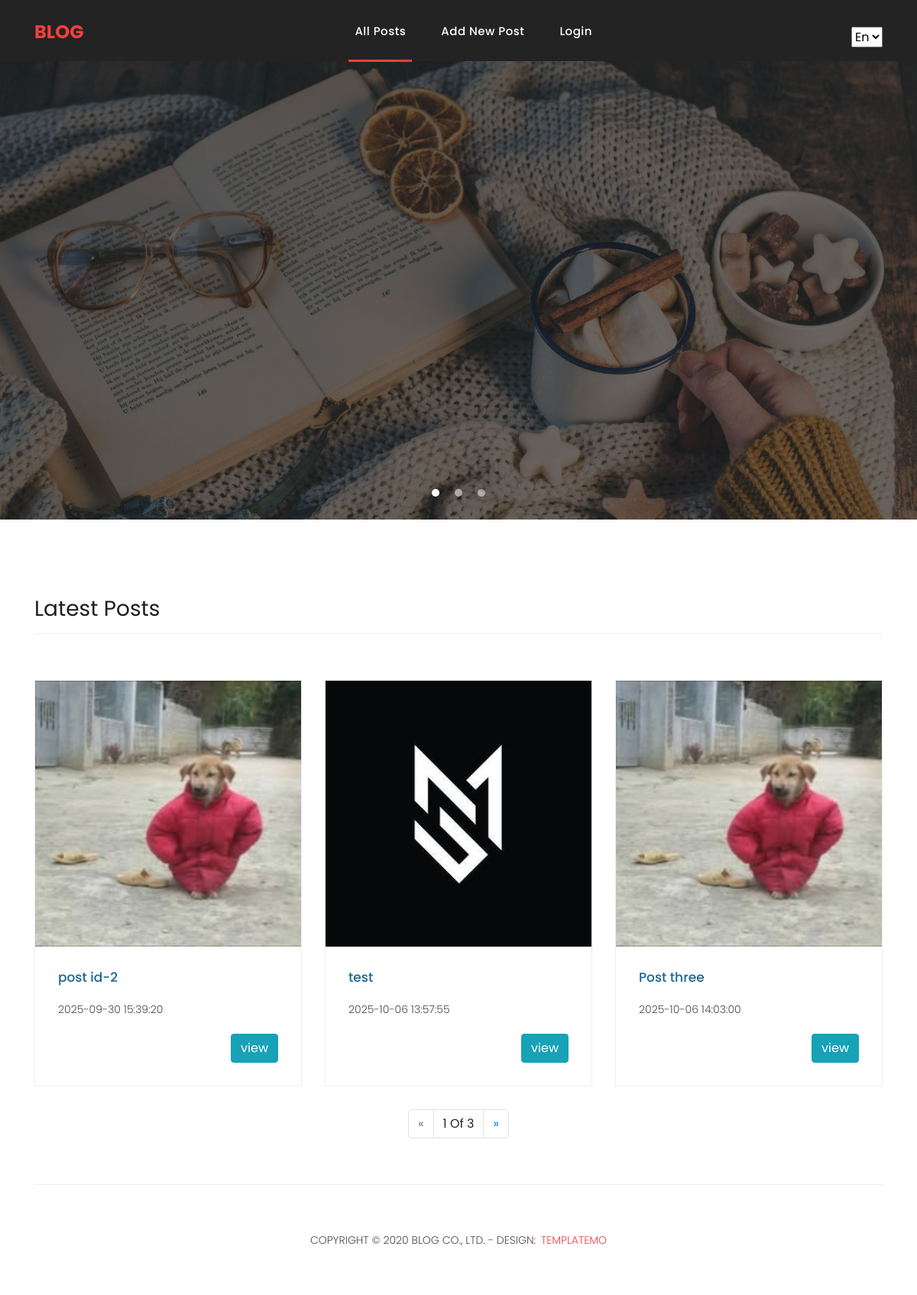
The page / on the database its author committed.
### tables this page shows
CREATE TABLE `posts` (
  `id` int(10) UNSIGNED NOT NULL,
  `title` varchar(255) NOT NULL,
  `image` varchar(255) DEFAULT NULL,
  `body` text NOT NULL,
  `user_id` int(10) UNSIGNED NOT NULL,
  `created_at` datetime NOT NULL DEFAULT current_timestamp()
);

### locale/en.php (called while the page is built)
<?php
return [
    "all_posts"     => "All Posts",
    "add_new_post"  => "Add New Post",
    "login"         => "Login",
    "logout"        => "Logout",
];

### index.php (the view, shortened to what this page needs)
<?php require_once 'inc/header.php' ?>
<div class="banner header-text" dir="ltr">
    <div class="owl-banner owl-carousel">
        <div class="banner-item-01">
        </div>
    </div>
</div>
<?php
require_once __DIR__ . "/inc/conn.php";
if (isset($_GET['page'])) {
    $page = $_GET['page'];
} else {
    $page = 1;
}
$limit = 3;
$offset = ($page - 1) * $limit;
$numOfPostsQuery = "SELECT count(id) as total FROM posts";
$numOfPostsRes = mysqli_query($conn, $numOfPostsQuery);
if ($numOfPostsRes && mysqli_num_rows($numOfPostsRes) == 1) {
    $total = mysqli_fetch_assoc($numOfPostsRes)['total'];
}
$numOfPages = ceil($total / $limit);
$query = "SELECT id, image, title, created_at FROM posts ORDER BY id limit $limit OFFSET $offset";
$res = mysqli_query($conn, $query);
if ($res && mysqli_num_rows($res) > 0) {
    $posts = mysqli_fetch_all($res, MYSQLI_ASSOC);
} else {
    $msg = "Posts Not Found";
}
?>
<div class="latest-products">
    <div class="container">
        <div class="row">
            <div class="col-md-12">
                <div class="section-heading">
                    <h2>Latest Posts</h2>
                </div>
            </div>
            <?php
            if (!empty($posts)):
                foreach ($posts as $post):
            ?>
                    <div class="col-md-4">
                        <div class="product-item">
                            <a href="#"><img src="assets/images/postImage/<?php echo $post['image'] ?>" alt=""></a>
                            <div class="down-content">
                                <a href="#">
                                    <h4><?php echo $post['title'] ?></h4>
                                </a>
                                <p><?php echo $post['created_at'] ?></p>
                                <div class="d-flex justify-content-end">
                                    <a href="viewPost.php?id=<?php echo $post['id'] ?>" class="btn btn-info "> view</a>
                                </div>
                            </div>
                        </div>
                    </div>
            <?php
                endforeach;
            else:
                echo $msg;
            endif;
            ?>
        </div>
    </div>
</div>
<div class="container d-flex justify-content-center" dir="ltr">
    <nav aria-label="Page navigation example">
        <ul class="pagination  ">
            <?php
            if ($page == 1) {
            ?>
                <li class="page-item disabled">
                    <a class="page-link disabled" href="index.php?page=<?php echo $page - 1 ?>" aria-label="Previous">
                        <span aria-hidden="true">&laquo;</span>
                    </a>
                <?php
            } else {
                ?>
                    <a class="page-link" href="index.php?page=<?php echo $page - 1 ?>" aria-label="Previous">
                        <span aria-hidden="true">&laquo;</span>
                    </a>
                <?php
            }
                ?>
                </li>
                <li class="page-item"><a class="page-link"><?php echo $page . " Of " . $numOfPages ?></a></li>
                <?php
                if ($page >= $numOfPages) {
                ?>
                    <li class="page-item disabled">
                        <a class="page-link disabled" href="index.php?page=<?php echo $page + 1 ?>" aria-label="Next">
                            <span aria-hidden="true">&raquo;</span>
                        </a>
                    </li>
                <?php
                } else {
                ?>
                    <li class="page-item">
                        <a class="page-link" href="index.php?page=<?php echo $page + 1 ?>" aria-label="Next">
                            <span aria-hidden="true">&raquo;</span>
                        </a>
                    </li>
                <?php
                }
                ?>
        </ul>
    </nav>
</div>
<?php require_once 'inc/footer.php' ?>

### inc/header.php (shortened to what this page needs)
<?php
$lang = $_SESSION['lang'];
$translations = require_once __DIR__ . "/../locale/$lang.php";
?>
<!DOCTYPE html>
<html lang="en" dir=<?= ($lang === 'en') ? 'ltr' : 'rtl' ?>>
<head>
    <link href="vendor/bootstrap/css/bootstrap.min.css" rel="stylesheet">
    <link rel="stylesheet" href="assets/css/fontawesome.css">
    <link rel="stylesheet" href="assets/css/templatemo-sixteen.css">
    <link rel="stylesheet" href="assets/css/owl.css">
</head>
<body>
    <header class="padding-0">
        <nav class="navbar navbar-expand-lg">
            <div class="container">
                <div>
                    <a class="navbar-brand" href="index.php?lang=<?= $lang ?>">
                        <h2> <em>Blog</em></h2>
                    </a>
                </div>
                <div class="collapse navbar-collapse" id="navbarResponsive">
                    <ul class=" navbar-nav m-auto">
                        <li class="nav-item active">
                            <a class="nav-link" href="index.php"><?= $translations['all_posts'] ?>
                            </a>
                        </li>
                        <li class="nav-item">
                            <a class="nav-link" href="addPost.php"><?= $translations['add_new_post'] ?></a>
                        </li>
                        <?php
                        if (isset($_SESSION['user_id'])) { ?>
                            <li class="nav-item">
                                <a class="nav-link" href="handle/logout.php"><?= $translations['logout'] ?></a>
                            </li>
                        <?php
                        } else { ?>
                            <li class="nav-item">
                                <a class="nav-link" href="login.php"><?= $translations['login'] ?></a>
                            </li>
                        <?php } ?>
                    </ul>
                </div>
                <div>
                    <form name="lang" action="" method="get">
                        <select name="lang" id="langId" onchange="this.form.submit()">
                            <option value="en" <?= ($lang === "en") ? "selected" : "" ?>>En</option>
                        </select>
                    </form>
                </div>
            </div>
        </nav>
    </header>

### inc/footer.php (shortened to what this page needs)
<footer>
      <div class="container">
        <div class="row">
          <div class="col-md-12">
            <div class="inner-content">
              <p>Copyright &copy; 2020 Blog  Co., Ltd.
            - Design: <a rel="nofollow noopener" href="https://templatemo.com" target="_blank">TemplateMo</a></p>
            </div>
          </div>
        </div>
      </div>
    </footer>
  </body>
</html>

### assets/css/templatemo-sixteen.css (style rules this page uses)
body { font-family: 'Poppins', sans-serif; overflow-x: hidden; text-rendering: optimizeLegibility; -webkit-font-smoothing: antialiased; -moz-osx-font-smoothing: grayscale; }
p { margin-bottom: 0px; font-size: 14px; font-weight: 300; color: #4a4a4a; line-height: 24px; }
a { text-decoration: none!important; }
ul { padding: 0; margin: 0; list-style: none; }
h1,h2,h3,h4,h5,h6 { margin: 0px; }
.section-heading { text-align: left; margin-bottom: 60px; border-bottom: 1px solid #eee; }
.section-heading h2 { font-size: 28px; font-weight: 400; color: #1e1e1e; margin-bottom: 15px; }
header { position: absolute; z-index: 99999; width: 100%; height: 80px; background-color: #232323; -webkit-transition: all 0.3s ease-in-out 0s; -moz-transition: all 0.3s ease-in-out 0s; -o-transition: all 0.3s ease-in-out 0s; transition: all 0.3s ease-in-out 0s; }
header .navbar { padding: 17px 0px; }
.navbar .navbar-brand { float: left; margin-top: -12px; outline: none; }
.navbar .navbar-brand h2 { color: #fff; text-transform: uppercase; font-size: 24px; font-weight: 700; -webkit-transition: all .3s ease 0s; -moz-transition: all .3s ease 0s; -o-transition: all .3s ease 0s; transition: all .3s ease 0s; }
.navbar .navbar-brand h2 em { font-style: normal; color: #f33f3f; }
#navbarResponsive { z-index: 999; }
.navbar-collapse { text-align: center; }
.navbar .navbar-nav .nav-item { margin: 0px 15px; }
.navbar .navbar-nav a.nav-link { text-transform: capitalize; font-size: 15px; font-weight: 500; letter-spacing: 0.5px; color: #fff; transition: all 0.5s; margin-top: 5px; }
.navbar .navbar-nav .nav-link:hover, .navbar .navbar-nav .active>.nav-link, .navbar .navbar-nav .nav-link.active, .navbar .navbar-nav .nav-link.show, .navbar .navbar-nav .show>.nav-link { color: #fff; padding-bottom: 25px; border-bottom: 3px solid #f33f3f; }
.banner { position: relative; text-align: center; padding-top: 80px; }
.banner-item-01 { padding: 300px 0px !important; background-image: url(../images/slide_01.jpg); background-size: cover; background-repeat: no-repeat; background-position: center center; }
.latest-products { margin-top: 100px; }
.product-item { border: 1px solid #eee; margin-bottom: 30px; }
.product-item .down-content { padding: 30px; position: relative; }
.product-item img { width: 100%; overflow: hidden; }
.product-item .down-content h4 { font-size: 17px; color: #1a6692; margin-bottom: 20px; }
.product-item .down-content p { margin-bottom: 20px; }
footer { text-align: center; }
footer .inner-content { border-top: 1px solid #eee; margin-top: 60px; padding: 60px 0px; }
footer .inner-content p { text-transform: uppercase; }
footer .inner-content p a { color: #f33f3f; margin-left: 3px; }

### rows shown on the page
posts: image (picture), title "post id-2", created_at "2025-09-30 15:39:20"
posts: image (picture), title "test", created_at "2025-10-06 13:57:55"
posts: image (picture), title "Post three", created_at "2025-10-06 14:03:00"

### other values the page prints
$translations['all_posts'] "All Posts"
$translations['add_new_post'] "Add New Post"
$translations['login'] "Login"
$page "1"
$numOfPages "3"
